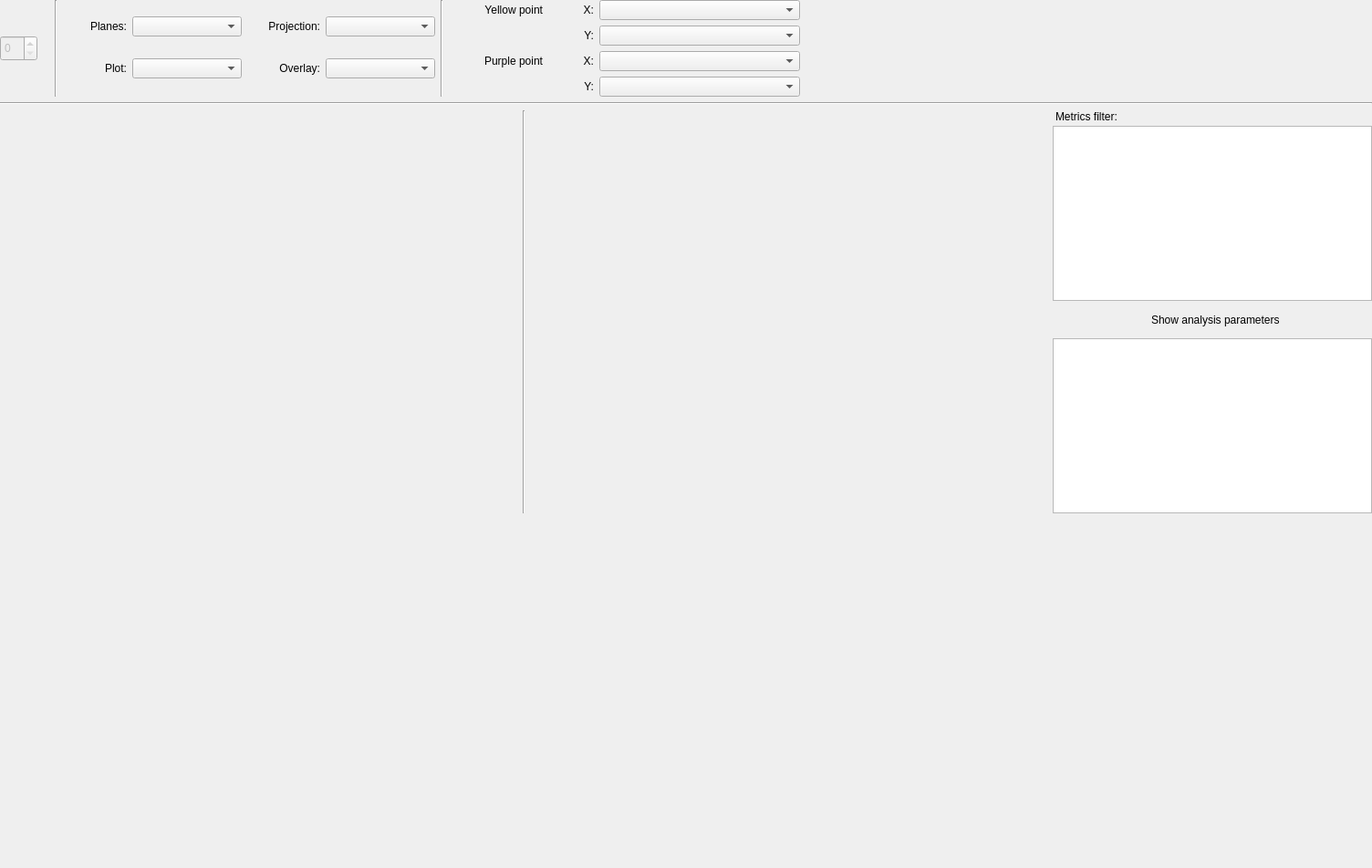
<?xml version="1.0" encoding="UTF-8"?>
<ui version="4.0">
 <class>ViewEvent</class>
 <widget class="QWidget" name="ViewEvent">
  <property name="geometry">
   <rect>
    <x>0</x>
    <y>0</y>
    <width>1504</width>
    <height>952</height>
   </rect>
  </property>
  <property name="windowTitle">
   <string>Energy Calibration</string>
  </property>
  <property name="windowIcon">
   <iconset>
    <normaloff>:/new/icons/qpx.xpm</normaloff>:/new/icons/qpx.xpm</iconset>
  </property>
  <layout class="QGridLayout" name="gridLayout">
   <property name="leftMargin">
    <number>0</number>
   </property>
   <property name="topMargin">
    <number>0</number>
   </property>
   <property name="rightMargin">
    <number>0</number>
   </property>
   <property name="bottomMargin">
    <number>0</number>
   </property>
   <property name="spacing">
    <number>6</number>
   </property>
   <item row="3" column="0">
    <widget class="QPlot::Multi1D" name="plotProjection" native="true">
     <property name="sizePolicy">
      <sizepolicy hsizetype="Preferred" vsizetype="Expanding">
       <horstretch>0</horstretch>
       <verstretch>0</verstretch>
      </sizepolicy>
     </property>
     <property name="maximumSize">
      <size>
       <width>16777215</width>
       <height>450</height>
      </size>
     </property>
    </widget>
   </item>
   <item row="1" column="0">
    <widget class="Line" name="line_4">
     <property name="orientation">
      <enum>Qt::Horizontal</enum>
     </property>
    </widget>
   </item>
   <item row="0" column="0">
    <layout class="QHBoxLayout" name="horizontalLayout">
     <item>
      <widget class="QSpinBox" name="spinEventIdx">
       <property name="enabled">
        <bool>false</bool>
       </property>
       <property name="sizePolicy">
        <sizepolicy hsizetype="Minimum" vsizetype="Fixed">
         <horstretch>0</horstretch>
         <verstretch>0</verstretch>
        </sizepolicy>
       </property>
       <property name="minimumSize">
        <size>
         <width>0</width>
         <height>28</height>
        </size>
       </property>
      </widget>
     </item>
     <item>
      <widget class="QLabel" name="labelOfTotal">
       <property name="sizePolicy">
        <sizepolicy hsizetype="Minimum" vsizetype="Preferred">
         <horstretch>0</horstretch>
         <verstretch>0</verstretch>
        </sizepolicy>
       </property>
       <property name="text">
        <string/>
       </property>
      </widget>
     </item>
     <item>
      <widget class="Line" name="line_3">
       <property name="orientation">
        <enum>Qt::Vertical</enum>
       </property>
      </widget>
     </item>
     <item>
      <layout class="QVBoxLayout" name="verticalLayout_3">
       <item>
        <layout class="QHBoxLayout" name="horizontalLayout_9">
         <item>
          <widget class="QLabel" name="label_4">
           <property name="minimumSize">
            <size>
             <width>70</width>
             <height>0</height>
            </size>
           </property>
           <property name="text">
            <string>Planes:</string>
           </property>
           <property name="alignment">
            <set>Qt::AlignRight|Qt::AlignTrailing|Qt::AlignVCenter</set>
           </property>
          </widget>
         </item>
         <item>
          <widget class="QComboBox" name="comboPlanes">
           <property name="minimumSize">
            <size>
             <width>120</width>
             <height>0</height>
            </size>
           </property>
          </widget>
         </item>
         <item>
          <widget class="QLabel" name="label_8">
           <property name="minimumSize">
            <size>
             <width>80</width>
             <height>0</height>
            </size>
           </property>
           <property name="text">
            <string>Projection:</string>
           </property>
           <property name="alignment">
            <set>Qt::AlignRight|Qt::AlignTrailing|Qt::AlignVCenter</set>
           </property>
          </widget>
         </item>
         <item>
          <widget class="QComboBox" name="comboProjection">
           <property name="minimumSize">
            <size>
             <width>120</width>
             <height>0</height>
            </size>
           </property>
          </widget>
         </item>
        </layout>
       </item>
       <item>
        <layout class="QHBoxLayout" name="horizontalLayout_8">
         <item>
          <widget class="QLabel" name="label_3">
           <property name="minimumSize">
            <size>
             <width>70</width>
             <height>0</height>
            </size>
           </property>
           <property name="text">
            <string>Plot:</string>
           </property>
           <property name="alignment">
            <set>Qt::AlignRight|Qt::AlignTrailing|Qt::AlignVCenter</set>
           </property>
          </widget>
         </item>
         <item>
          <widget class="QComboBox" name="comboPlot">
           <property name="minimumSize">
            <size>
             <width>120</width>
             <height>0</height>
            </size>
           </property>
          </widget>
         </item>
         <item>
          <widget class="QLabel" name="label_2">
           <property name="minimumSize">
            <size>
             <width>80</width>
             <height>0</height>
            </size>
           </property>
           <property name="text">
            <string>Overlay:</string>
           </property>
           <property name="alignment">
            <set>Qt::AlignRight|Qt::AlignTrailing|Qt::AlignVCenter</set>
           </property>
          </widget>
         </item>
         <item>
          <widget class="QComboBox" name="comboOverlay">
           <property name="minimumSize">
            <size>
             <width>120</width>
             <height>0</height>
            </size>
           </property>
          </widget>
         </item>
        </layout>
       </item>
      </layout>
     </item>
     <item>
      <widget class="Line" name="line_5">
       <property name="orientation">
        <enum>Qt::Vertical</enum>
       </property>
      </widget>
     </item>
     <item>
      <layout class="QVBoxLayout" name="verticalLayout_2">
       <item>
        <layout class="QHBoxLayout" name="horizontalLayout_4">
         <item>
          <widget class="QLabel" name="labelOfTotal_3">
           <property name="sizePolicy">
            <sizepolicy hsizetype="Minimum" vsizetype="Preferred">
             <horstretch>0</horstretch>
             <verstretch>0</verstretch>
            </sizepolicy>
           </property>
           <property name="text">
            <string/>
           </property>
          </widget>
         </item>
         <item>
          <widget class="QLabel" name="label_7">
           <property name="minimumSize">
            <size>
             <width>90</width>
             <height>0</height>
            </size>
           </property>
           <property name="text">
            <string>Yellow point</string>
           </property>
           <property name="alignment">
            <set>Qt::AlignRight|Qt::AlignTrailing|Qt::AlignVCenter</set>
           </property>
          </widget>
         </item>
         <item>
          <widget class="QLabel" name="label_12">
           <property name="minimumSize">
            <size>
             <width>50</width>
             <height>0</height>
            </size>
           </property>
           <property name="text">
            <string>X:</string>
           </property>
           <property name="alignment">
            <set>Qt::AlignRight|Qt::AlignTrailing|Qt::AlignVCenter</set>
           </property>
          </widget>
         </item>
         <item>
          <widget class="QComboBox" name="comboPoint1x">
           <property name="minimumSize">
            <size>
             <width>220</width>
             <height>0</height>
            </size>
           </property>
          </widget>
         </item>
         <item>
          <widget class="QLabel" name="labelPoint1x">
           <property name="sizePolicy">
            <sizepolicy hsizetype="MinimumExpanding" vsizetype="Preferred">
             <horstretch>0</horstretch>
             <verstretch>0</verstretch>
            </sizepolicy>
           </property>
           <property name="text">
            <string/>
           </property>
          </widget>
         </item>
        </layout>
       </item>
       <item>
        <layout class="QHBoxLayout" name="horizontalLayout_6">
         <item>
          <widget class="QLabel" name="labelOfTotal_5">
           <property name="sizePolicy">
            <sizepolicy hsizetype="Minimum" vsizetype="Preferred">
             <horstretch>0</horstretch>
             <verstretch>0</verstretch>
            </sizepolicy>
           </property>
           <property name="text">
            <string/>
           </property>
          </widget>
         </item>
         <item>
          <widget class="QLabel" name="label_14">
           <property name="minimumSize">
            <size>
             <width>90</width>
             <height>0</height>
            </size>
           </property>
           <property name="text">
            <string/>
           </property>
           <property name="alignment">
            <set>Qt::AlignRight|Qt::AlignTrailing|Qt::AlignVCenter</set>
           </property>
          </widget>
         </item>
         <item>
          <widget class="QLabel" name="label_16">
           <property name="minimumSize">
            <size>
             <width>50</width>
             <height>0</height>
            </size>
           </property>
           <property name="text">
            <string>Y:</string>
           </property>
           <property name="alignment">
            <set>Qt::AlignRight|Qt::AlignTrailing|Qt::AlignVCenter</set>
           </property>
          </widget>
         </item>
         <item>
          <widget class="QComboBox" name="comboPoint1y">
           <property name="minimumSize">
            <size>
             <width>220</width>
             <height>0</height>
            </size>
           </property>
          </widget>
         </item>
         <item>
          <widget class="QLabel" name="labelPoint1y">
           <property name="sizePolicy">
            <sizepolicy hsizetype="MinimumExpanding" vsizetype="Preferred">
             <horstretch>0</horstretch>
             <verstretch>0</verstretch>
            </sizepolicy>
           </property>
           <property name="text">
            <string/>
           </property>
          </widget>
         </item>
        </layout>
       </item>
       <item>
        <layout class="QHBoxLayout" name="horizontalLayout_5">
         <item>
          <widget class="QLabel" name="labelOfTotal_4">
           <property name="sizePolicy">
            <sizepolicy hsizetype="Minimum" vsizetype="Preferred">
             <horstretch>0</horstretch>
             <verstretch>0</verstretch>
            </sizepolicy>
           </property>
           <property name="text">
            <string/>
           </property>
          </widget>
         </item>
         <item>
          <widget class="QLabel" name="label_11">
           <property name="minimumSize">
            <size>
             <width>90</width>
             <height>0</height>
            </size>
           </property>
           <property name="text">
            <string>Purple point</string>
           </property>
           <property name="alignment">
            <set>Qt::AlignRight|Qt::AlignTrailing|Qt::AlignVCenter</set>
           </property>
          </widget>
         </item>
         <item>
          <widget class="QLabel" name="label_13">
           <property name="minimumSize">
            <size>
             <width>50</width>
             <height>0</height>
            </size>
           </property>
           <property name="text">
            <string>X:</string>
           </property>
           <property name="alignment">
            <set>Qt::AlignRight|Qt::AlignTrailing|Qt::AlignVCenter</set>
           </property>
          </widget>
         </item>
         <item>
          <widget class="QComboBox" name="comboPoint2x">
           <property name="minimumSize">
            <size>
             <width>220</width>
             <height>0</height>
            </size>
           </property>
          </widget>
         </item>
         <item>
          <widget class="QLabel" name="labelPoint2x">
           <property name="sizePolicy">
            <sizepolicy hsizetype="MinimumExpanding" vsizetype="Preferred">
             <horstretch>0</horstretch>
             <verstretch>0</verstretch>
            </sizepolicy>
           </property>
           <property name="text">
            <string/>
           </property>
          </widget>
         </item>
        </layout>
       </item>
       <item>
        <layout class="QHBoxLayout" name="horizontalLayout_7">
         <item>
          <widget class="QLabel" name="labelOfTotal_6">
           <property name="sizePolicy">
            <sizepolicy hsizetype="Minimum" vsizetype="Preferred">
             <horstretch>0</horstretch>
             <verstretch>0</verstretch>
            </sizepolicy>
           </property>
           <property name="text">
            <string/>
           </property>
          </widget>
         </item>
         <item>
          <widget class="QLabel" name="label_15">
           <property name="minimumSize">
            <size>
             <width>90</width>
             <height>0</height>
            </size>
           </property>
           <property name="text">
            <string/>
           </property>
           <property name="alignment">
            <set>Qt::AlignRight|Qt::AlignTrailing|Qt::AlignVCenter</set>
           </property>
          </widget>
         </item>
         <item>
          <widget class="QLabel" name="label_18">
           <property name="minimumSize">
            <size>
             <width>50</width>
             <height>0</height>
            </size>
           </property>
           <property name="text">
            <string>Y:</string>
           </property>
           <property name="alignment">
            <set>Qt::AlignRight|Qt::AlignTrailing|Qt::AlignVCenter</set>
           </property>
          </widget>
         </item>
         <item>
          <widget class="QComboBox" name="comboPoint2y">
           <property name="minimumSize">
            <size>
             <width>220</width>
             <height>0</height>
            </size>
           </property>
          </widget>
         </item>
         <item>
          <widget class="QLabel" name="labelPoint2y">
           <property name="sizePolicy">
            <sizepolicy hsizetype="MinimumExpanding" vsizetype="Preferred">
             <horstretch>0</horstretch>
             <verstretch>0</verstretch>
            </sizepolicy>
           </property>
           <property name="text">
            <string/>
           </property>
          </widget>
         </item>
        </layout>
       </item>
      </layout>
     </item>
     <item>
      <widget class="QLabel" name="label">
       <property name="sizePolicy">
        <sizepolicy hsizetype="MinimumExpanding" vsizetype="Preferred">
         <horstretch>0</horstretch>
         <verstretch>0</verstretch>
        </sizepolicy>
       </property>
       <property name="text">
        <string/>
       </property>
      </widget>
     </item>
    </layout>
   </item>
   <item row="2" column="0">
    <layout class="QHBoxLayout" name="horizontalLayout_2">
     <property name="spacing">
      <number>6</number>
     </property>
     <item>
      <widget class="ViewRecord" name="eventX" native="true">
       <property name="sizePolicy">
        <sizepolicy hsizetype="Preferred" vsizetype="MinimumExpanding">
         <horstretch>0</horstretch>
         <verstretch>0</verstretch>
        </sizepolicy>
       </property>
      </widget>
     </item>
     <item>
      <widget class="Line" name="line">
       <property name="minimumSize">
        <size>
         <width>6</width>
         <height>0</height>
        </size>
       </property>
       <property name="orientation">
        <enum>Qt::Vertical</enum>
       </property>
      </widget>
     </item>
     <item>
      <widget class="ViewRecord" name="eventY" native="true">
       <property name="sizePolicy">
        <sizepolicy hsizetype="Preferred" vsizetype="MinimumExpanding">
         <horstretch>0</horstretch>
         <verstretch>0</verstretch>
        </sizepolicy>
       </property>
      </widget>
     </item>
     <item>
      <layout class="QVBoxLayout" name="verticalLayout">
       <property name="spacing">
        <number>3</number>
       </property>
       <item>
        <layout class="QHBoxLayout" name="horizontalLayout_3">
         <item>
          <widget class="QLabel" name="label_5">
           <property name="sizePolicy">
            <sizepolicy hsizetype="Maximum" vsizetype="Maximum">
             <horstretch>0</horstretch>
             <verstretch>0</verstretch>
            </sizepolicy>
           </property>
           <property name="maximumSize">
            <size>
             <width>16777215</width>
             <height>40</height>
            </size>
           </property>
           <property name="text">
            <string>Metrics filter:</string>
           </property>
          </widget>
         </item>
         <item>
          <widget class="SearchBox" name="searchBoxMetrics" native="true">
           <property name="sizePolicy">
            <sizepolicy hsizetype="Maximum" vsizetype="Preferred">
             <horstretch>0</horstretch>
             <verstretch>0</verstretch>
            </sizepolicy>
           </property>
           <property name="minimumSize">
            <size>
             <width>270</width>
             <height>0</height>
            </size>
           </property>
           <property name="maximumSize">
            <size>
             <width>16777215</width>
             <height>16777215</height>
            </size>
           </property>
          </widget>
         </item>
        </layout>
       </item>
       <item>
        <widget class="QTableView" name="tableMetrics">
         <property name="sizePolicy">
          <sizepolicy hsizetype="Fixed" vsizetype="MinimumExpanding">
           <horstretch>0</horstretch>
           <verstretch>0</verstretch>
          </sizepolicy>
         </property>
         <property name="minimumSize">
          <size>
           <width>350</width>
           <height>0</height>
          </size>
         </property>
         <property name="maximumSize">
          <size>
           <width>350</width>
           <height>16777215</height>
          </size>
         </property>
        </widget>
       </item>
       <item>
        <widget class="QPushButton" name="pushShowParams">
         <property name="enabled">
          <bool>true</bool>
         </property>
         <property name="sizePolicy">
          <sizepolicy hsizetype="Maximum" vsizetype="Fixed">
           <horstretch>0</horstretch>
           <verstretch>0</verstretch>
          </sizepolicy>
         </property>
         <property name="minimumSize">
          <size>
           <width>35</width>
           <height>35</height>
          </size>
         </property>
         <property name="maximumSize">
          <size>
           <width>350</width>
           <height>35</height>
          </size>
         </property>
         <property name="toolTip">
          <string>Start</string>
         </property>
         <property name="text">
          <string>  Show analysis parameters</string>
         </property>
         <property name="icon">
          <iconset resource="resources/tpccres.qrc">
           <normaloff>:/icons/oxy/16/up.png</normaloff>:/icons/oxy/16/up.png</iconset>
         </property>
         <property name="iconSize">
          <size>
           <width>22</width>
           <height>22</height>
          </size>
         </property>
         <property name="checkable">
          <bool>false</bool>
         </property>
         <property name="checked">
          <bool>false</bool>
         </property>
         <property name="flat">
          <bool>true</bool>
         </property>
        </widget>
       </item>
       <item>
        <widget class="QTableView" name="tableParams">
         <property name="sizePolicy">
          <sizepolicy hsizetype="Maximum" vsizetype="Expanding">
           <horstretch>0</horstretch>
           <verstretch>0</verstretch>
          </sizepolicy>
         </property>
         <property name="minimumSize">
          <size>
           <width>350</width>
           <height>0</height>
          </size>
         </property>
         <property name="maximumSize">
          <size>
           <width>350</width>
           <height>16777215</height>
          </size>
         </property>
        </widget>
       </item>
      </layout>
     </item>
    </layout>
   </item>
  </layout>
 </widget>
 <customwidgets>
  <customwidget>
   <class>QPlot::Multi1D</class>
   <extends>QWidget</extends>
   <header>qp_multi1d.h</header>
   <container>1</container>
  </customwidget>
  <customwidget>
   <class>SearchBox</class>
   <extends>QWidget</extends>
   <header>SearchBox.h</header>
   <container>1</container>
  </customwidget>
  <customwidget>
   <class>ViewRecord</class>
   <extends>QWidget</extends>
   <header>ViewRecord.h</header>
   <container>1</container>
  </customwidget>
 </customwidgets>
 <resources>
  <include location="resources/tpccres.qrc"/>
 </resources>
 <connections/>
</ui>
